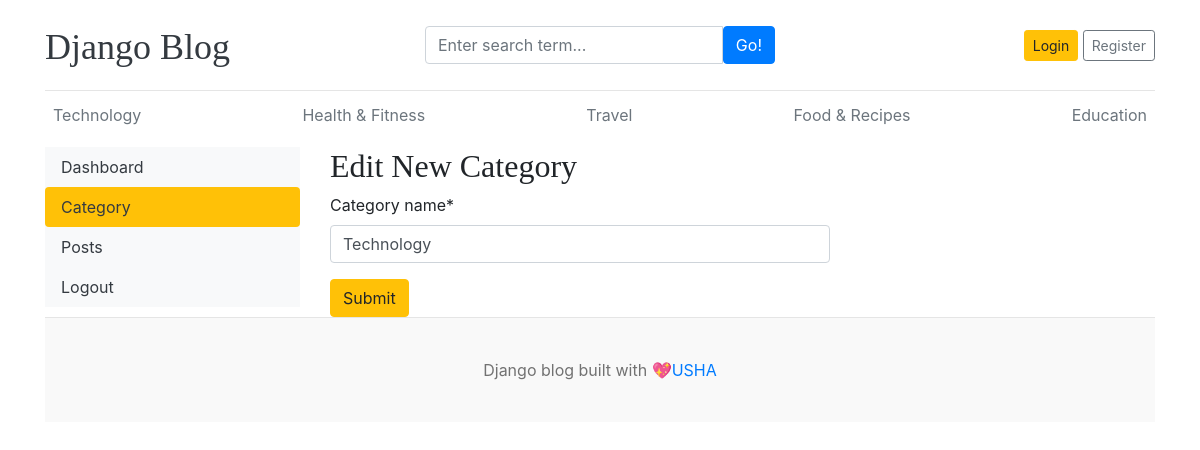
The page /dashboard/categories/edit/9 on the database its author committed.
### blogs/models.py (models this page shows)
class Category (models.Model):
    category_name=models.CharField(max_length=50,unique=True)
    created_at=models.DateTimeField(auto_now_add=True)
    updated_at=models.DateTimeField(auto_now=True)
    class Meta:
        verbose_name_plural='categories'
    def __str__(self):
        return self.category_name

### dashboards/views.py (the view)
# urls.py: path('categories/edit/<int:pk>',views.edit_category,name='edit_category'),
def edit_category(request,pk):
    category = get_object_or_404(Category,pk=pk)
    if request.method == "POST":
        form = CategoryForm(request.POST,instance=category)
        if form.is_valid():
            form.save()
            return redirect('categories')
    form = CategoryForm(instance=category)
    context = {
        'form' : form ,
        'category' : category ,
    }
    return render(request, 'dashboard/edit_category.html',context)

### dashboards/forms.py
class CategoryForm(forms.ModelForm):
    class Meta :
        model = Category
        fields = '__all__'

### blogs/context_processors.py (called while the page is built)
def get_categories(request):
    categories = Category.objects.all()
    return dict(categories=categories)

def get_social_links(request):
    social_links = SocialLink.objects.all()
    return dict(social_links = social_links)

### templates/dashboard/edit_category.html (shortened to what this page needs)
{% extends "base.html" %}
{% block content %}
{% load crispy_forms_tags %}
<div class="row">
    {% include 'dashboard/sidebar.html' %}
    <div class="col-md-9">
        <h2>Edit New Category</h2>
        <form action="{% url 'edit_category' category.id %}" method = "POST" style="width : 500px;">
            {{ form | crispy }}
            <button type="submit" class="btn btn-warning">Submit</button>
        </form>
    </div>
</div>
{% endblock content %}

### templates/base.html (shortened to what this page needs)
{% load static %}
<!DOCTYPE html>
<html lang="en">
<head>
  <link href="https://stackpath.bootstrapcdn.com/bootstrap/4.5.2/css/bootstrap.min.css" rel="stylesheet">
  <link href="{% static 'css/blog.css' %}" rel="stylesheet">
  <link rel="stylesheet" href="https://cdnjs.cloudflare.com/ajax/libs/font-awesome/4.7.0/css/font-awesome.min.css">
</head>
<body>
  <div class="container">
    <header class="blog-header py-3">
      <div class="row flex-nowrap justify-content-between align-items-center">
        <div class="col-4 pt-1">
          <a class="blog-header-logo text-dark" href="/">Django Blog</a>
        </div>
        <div class="col-4">
          <form action="{% url 'search' %}" method="GET">
            <div class="input-group">
              <input class="form-control" type="text" name="keyword"value='{{ keyword }}' placeholder="Enter search term..."
                aria-label="Enter search">
                <button type="submit" class="btn btn-primary" id="button-search" type="button">Go!</button>
            </div>
          </form>
        </div>
        <div class="col-4 d-flex justify-content-end align-items-center">
          {% if not user.is_authenticated %}
          <a class="btn btn-sm btn-warning" href="{% url 'login' %}">Login</a>&nbsp;
          <a class="btn btn-sm btn-outline-secondary" href="{% url 'register' %}">Register</a>
          {% else %}
          <span><a href="{% url 'dashboard' %}">Dashboard</a></span>
          &emsp;
          <span><a href="{% url 'logout' %}">Logout</a> </span>
          {% endif %}
        </div>
      </div>
    </header>
    <div class="nav-scroller py-1 mb-2">
      <nav class="nav d-flex justify-content-between">
        {% for cat in categories %}
        <a class="p-2 text-muted" href="{% url 'posts_by_category' cat.id %}">{{ cat }}</a>
        {% endfor %}
      </nav>
    </div>
    {% block content %}
    {% endblock %}
    <footer class="blog-footer">
      <p>Django blog built with 💖<a href="#">USHA</a></p>
    </footer>
  </div>
</body>

### static/css/blog.css (style rules this page uses)
.blog-header { border-bottom: 1px solid #e5e5e5; }
.blog-header-logo { font-family: "Playfair Display", Georgia, "Times New Roman", serif; font-size: 2.25rem; }
h1, h2, h3, h4, h5, h6 { font-family: "Playfair Display", Georgia, "Times New Roman", serif; }
.blog-footer { padding: 2.5rem 0; color: #727272; text-align: center; background-color: #f9f9f9; border-top: .05rem solid #e5e5e5; }
.blog-footer p:last-child { margin-bottom: 0; }

### rows shown on the page
Category: category_name "Technology"
Category: category_name "Health & Fitness"
Category: category_name "Travel"
Category: category_name "Food & Recipes"
Category: category_name "Education"
